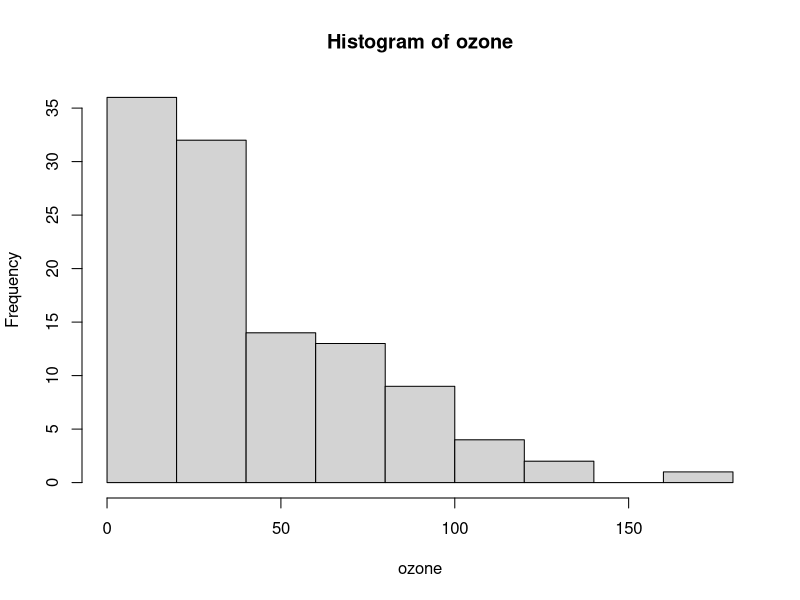
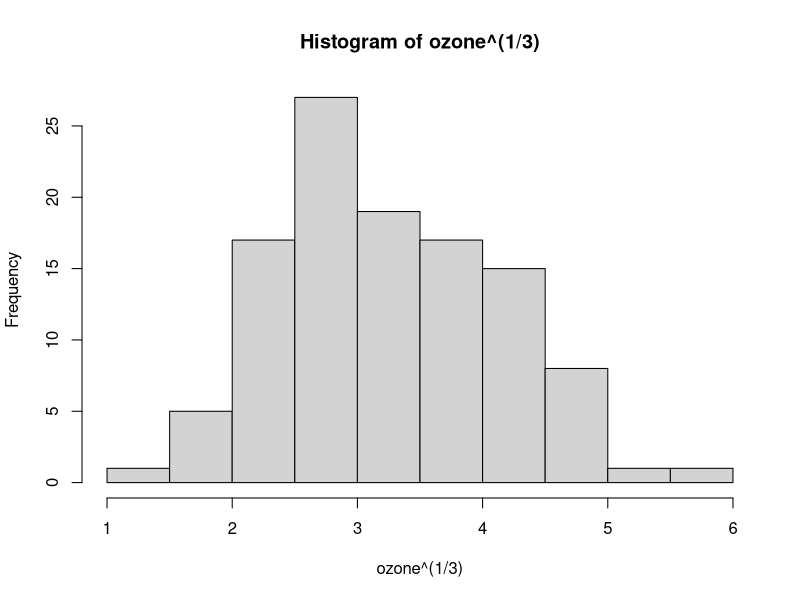

The R script that drew these images, in order: (Note: this script raises an error after producing the figures.)
## ---- chunk 1
library(lattice)
#?environmental
attach(environmental) #attach can induce some issues so we will detach asap
enviro <- environmental
detach(environmental)
## ---- chunk 2
library(lattice)
?environmental
attach(environmental)

hist(ozone) #These data are not normal.  
            #Large positive skew (lots of values near minimum, long tail out to right)

hist(ozone^(1/3)) #The 3rd root transformation brings the data much closer to normality
                  #The histogram approximates a bell curve and the mean has moved away
                  #from the minimum value. This helps meet the normality assumption
                  #required for many parametric statistics
## ---- chunk 3
fitted(ozo1) #extract and look at fitted values
resid(ozo1)  #extract and look at residuals

plot(ozo.trans ~ fitted(ozo1)) #plot the transformed ozone values against the fitted values
abline(0,1) #add a 1:1 line. The relationship is pretty close to 1:1.
## ---- chunk 4
summary(ozo1)   #Residual standard error = 0.501

p <- summary(ozo1)$enp  #extract the expected number of parameters
n <- summary(ozo1)$n    #extract the number of observations

resid.se <- sqrt(((sum(resid(ozo1)^2)))/(n - p))  #directly calculate RSE
resid.se     # = 0.497  pretty close to the RSE given in the summary
## ---- chunk 5
res.p.fit <- resid(ozo1) + fitted(ozo1) #Sum the vectors of the residuals and fitted values
plot(ozo.trans ~ res.p.fit)  #Plot the summed values against the observed values 
abline(0,1) #Perfect 1:1 line (i.e., the values are identical)

ozo.norm - res.p.fit  #Can also double check by computing the differences (which = 0)
## ---- chunk 6

par(mfrow = c(2,2))               #set up the graphics window for 4 panels

#1.
plot(resid(ozo1) ~ fitted(ozo1))  #plot residuals against fitted values
abline(h=0)                       #add horizontal line at zero

#2.
plot(resid(ozo1) ~ wind)          #plot residuals against wind
abline(h=0)                       #add horizontal line at zero

#3
plot(resid(ozo1) ~ temperature)   #plot residuals against temperature
abline(h=0)                       #add horizontal line at zero

#4
qqnorm(resid(ozo1))               #qqplot to check for normality.
qqline(resid(ozo1))

#The assumptions we can examine using these plots are as follows:
#   Independence of variables: Appears to be met.  There are not obvious patterns when the
#                              residuals are plotted against fitted values/variables                            
#   Equality of variances: Mostly looks ok.  The variability looks a little lower on the right
#                          side of the residuals ~ wind plot.  Maybe also in the 
#                          residuals ~ fitted plot?
#   Normality: This looks pretty good.  The values dip a little off the line at the extremes,
#              but overall not concerning

#So, in summary, it looks like the assumptions are probably met (or close enough)
## ---- chunk 7

